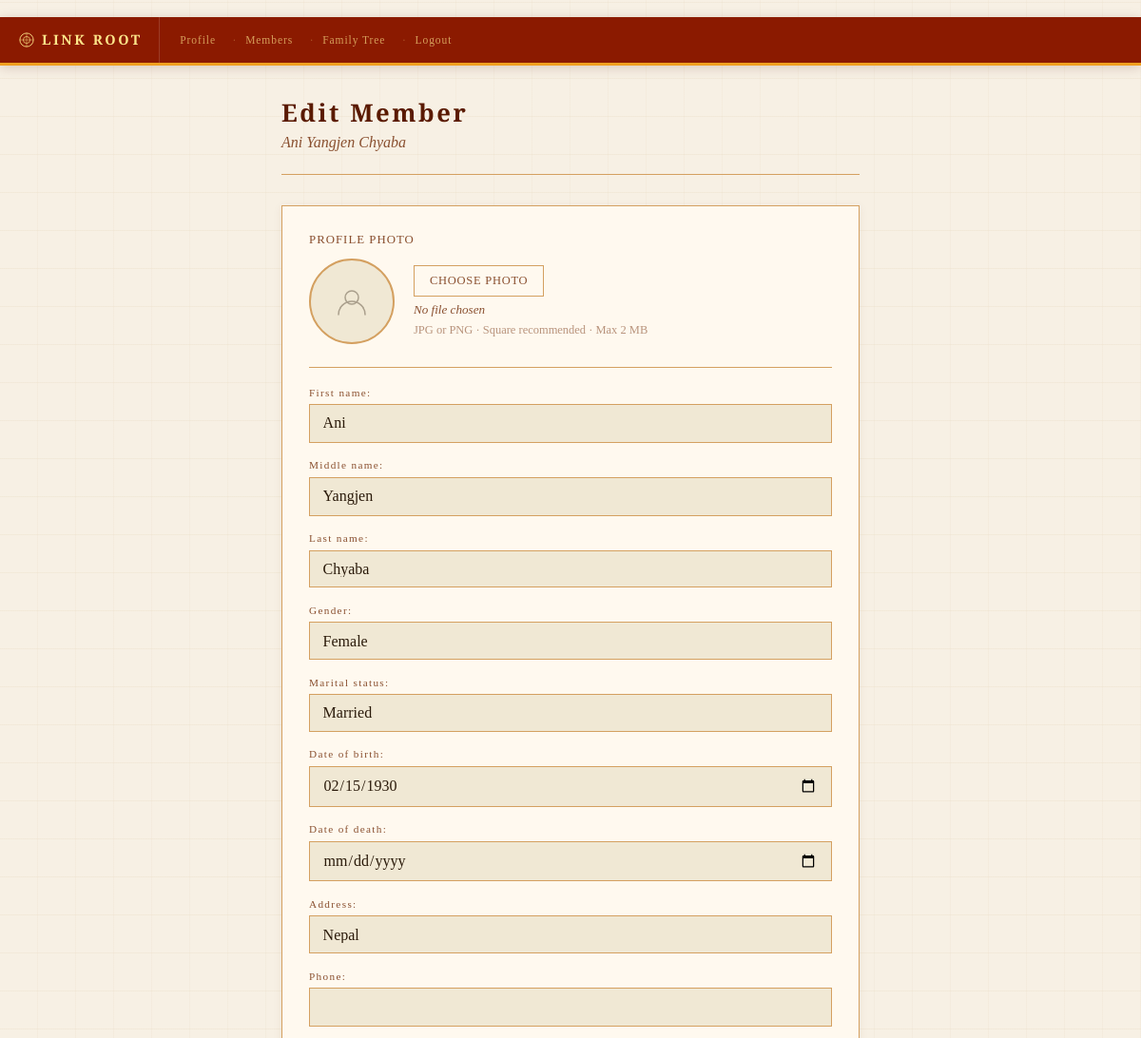
The app's page /accounts/family/9/edit/ (signed in, upper part), older data.
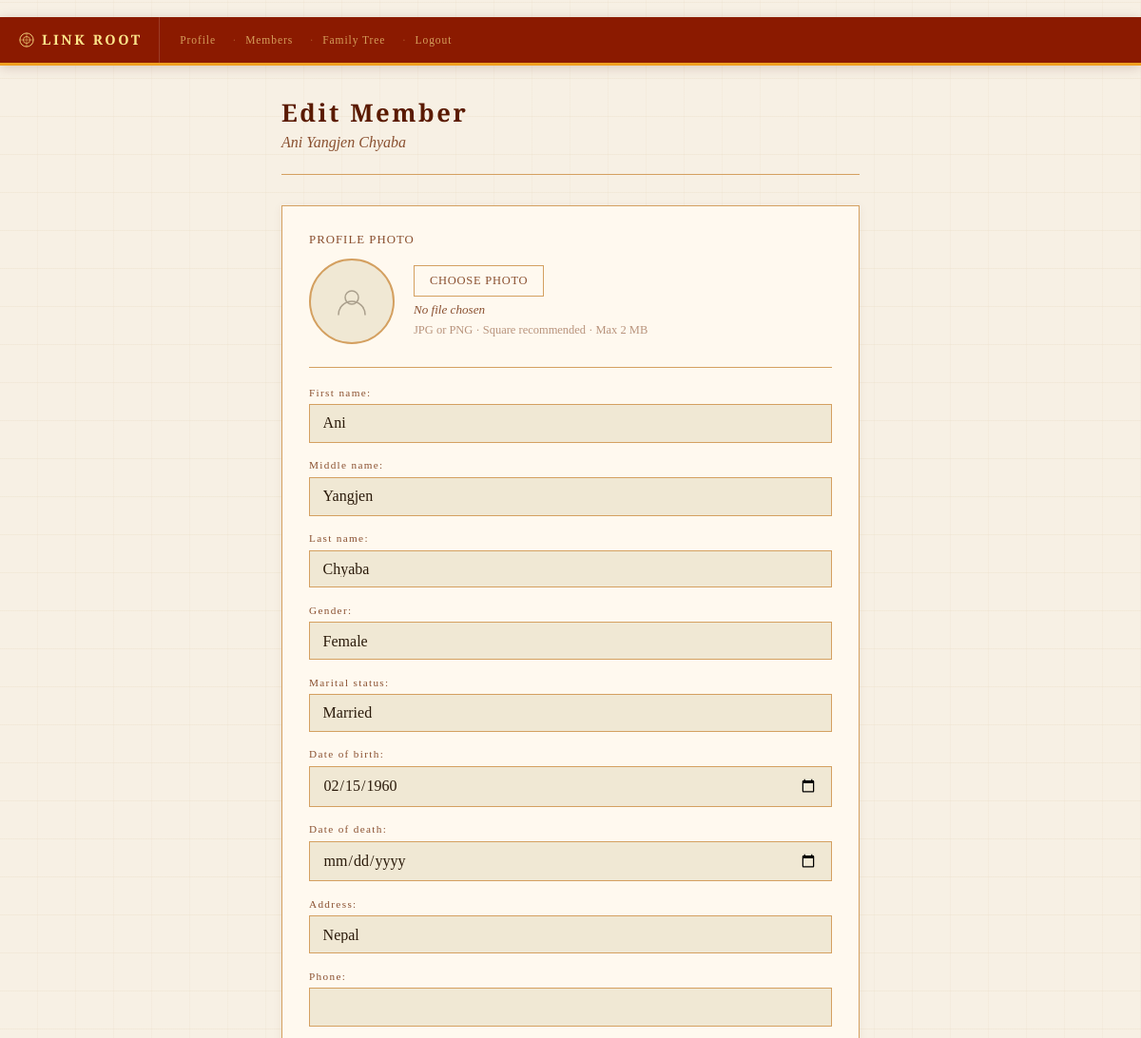
The same page, newer data.
### accounts/models.py (models this page shows, shortened)
class FamilyMember(models.Model):
    user         = models.ForeignKey(User, on_delete=models.CASCADE, null=True, blank=True)
    family_group = models.ForeignKey(FamilyGroup, on_delete=models.SET_NULL, null=True, blank=True, related_name='members')
    first_name   = models.CharField(max_length=100)
    middle_name  = models.CharField(max_length=100, blank=True)
    last_name    = models.CharField(max_length=100)
    gender         = models.CharField(max_length=1, choices=GENDER_CHOICES, null=True, blank=True)
    marital_status = models.CharField(max_length=10, choices=MARITAL_STATUS, default='Single')
    date_of_birth  = models.DateField(null=True, blank=True)
    date_of_death  = models.DateField(null=True, blank=True)
    address        = models.TextField(blank=True)
    photo          = models.ImageField(upload_to='members/', blank=True, null=True)
    phone          = models.CharField(max_length=30, blank=True)
    facebook       = models.CharField(max_length=200, blank=True)
    instagram      = models.CharField(max_length=200, blank=True)
    father = models.ForeignKey(
        'self', null=True, blank=True,
        on_delete=models.SET_NULL,
        related_name='children_of_father'
    )
    mother = models.ForeignKey(
        'self', null=True, blank=True,
        on_delete=models.SET_NULL,
        related_name='children_of_mother'
    )
    spouse = models.ForeignKey(
        'self', null=True, blank=True,
        on_delete=models.SET_NULL,
        related_name='married_to'
    )
    def __str__(self):
        if self.middle_name:
            return f"{self.first_name} {self.middle_name} {self.last_name[0]}."
        return f"{self.first_name} {self.last_name[0]}."

### accounts/views.py (the view)
# urls.py: path('family/<int:pk>/edit/', views.edit_member, name='edit_member'),
@login_required
def edit_member(request, pk):
    member = get_object_or_404(FamilyMember, pk=pk)
    if not _user_can_edit(request.user, member):
        messages.error(request, 'You do not have permission to edit this member.')
        return redirect('family_detail', pk=pk)
    if request.method == 'POST':
        form = FamilyMemberForm(request.POST, request.FILES, instance=member)
        if form.is_valid():
            old = {f: getattr(member, f) for f in [
                'first_name', 'last_name', 'date_of_birth', 'date_of_death', 'gender'
            ]}
            form.save()
            new = {f: getattr(member, f) for f in old}
            changes = [f for f in old if str(old[f]) != str(new[f])]
            notes = 'Changed: ' + ', '.join(changes) if changes else ''
            EditHistory.objects.create(
                member=member,
                member_name=str(member),
                action='edit',
                changed_by=request.user,
                notes=notes,
                family_group=member.family_group,
            )
            return redirect('family_detail', pk=pk)
    else:
        form = FamilyMemberForm(instance=member)
    return render(request, 'accounts/edit_member.html', {'form': form, 'member': member})

### accounts/views.py (called while the page is built, shortened)
def _user_can_edit(user, member):
    if user.is_staff or user.is_superuser:
        return True

### accounts/templates/accounts/edit_member.html (shortened to what this page needs)
﻿{% extends 'accounts/base.html' %}
{% block content %}
<div class="main" style="max-width:640px;">
  <div class="page-header">
    <div class="page-title">Edit Member</div>
    <div class="page-subtitle">{{ member.first_name }} {{ member.middle_name }} {{ member.last_name }}</div>
  </div>
  <div class="card">
    <form method="POST" enctype="multipart/form-data" id="member-form">
      <div style="margin-bottom:1.5rem;">
        <label style="display:block; font-family:'Cinzel',serif; font-size:0.8rem; letter-spacing:0.08em; color:var(--text-dim); margin-bottom:0.75rem;">
          PROFILE PHOTO
        </label>
        <div style="display:flex; align-items:center; gap:1.25rem; margin-bottom:0.75rem;">
          <div id="photo-preview-wrap" style="width:90px; height:90px; border-radius:50%; border:2px solid var(--border); overflow:hidden; background:var(--surface2); flex-shrink:0; display:flex; align-items:center; justify-content:center;">
          </div>
          <div style="flex:1;">
            <label for="id_photo" id="photo-label"
              style="display:inline-block; cursor:pointer; padding:0.5rem 1rem; border:1px solid var(--border); font-family:'Cinzel',serif; font-size:0.78rem; letter-spacing:0.06em; color:var(--text-dim); transition:border-color 0.2s, color 0.2s;">
              {% if member.photo %}CHANGE PHOTO{% else %}CHOOSE PHOTO{% endif %}
            </label>
            <div id="photo-filename" style="margin-top:0.4rem; font-size:0.82rem; color:var(--text-dim); font-style:italic;">
              {% if member.photo %}Current photo saved{% else %}No file chosen{% endif %}
            </div>
            <div style="margin-top:0.35rem; font-size:0.78rem; color:var(--text-dim); opacity:0.6;">
              JPG or PNG · Square recommended · Max 2 MB
            </div>
          </div>
        </div>
      </div>
      <hr style="border:none; border-top:1px solid var(--border); margin-bottom:1.25rem;" />
      {{ form.as_p }}
    </form>
  </div>
</div>
{% endblock %}

Row changes from the older to the newer data that the page shows:
changed FamilyMember "Ani": date_of_birth "02/15/1930" → "02/15/1960"
